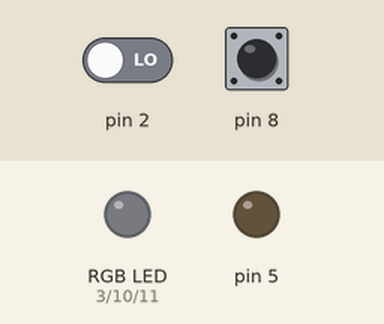
A sketch run on a simulated Arduino Uno, built with avr-gcc and run on an emulated ATmega328P. Parts: an RGB LED mixed from three pins (HIGH = lit), output pins drawn as LEDs (lit = HIGH). Inputs (shaded band) come from the test bench; at power-on: pin 2 LOW, pin 8 HIGH.

Above: at 1.2 s.
1.3 s: pin 2 driven HIGH
At 2.98 s:
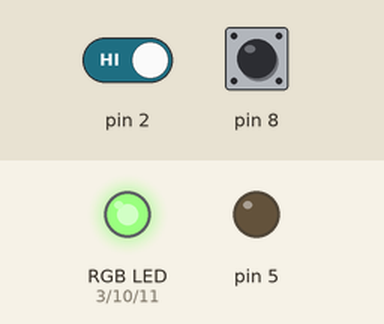
4.3 s: pin 8 pulled LOW for 0.15 s
7.3 s: pin 8 pulsed LOW 2 times (0.12 s each, 0.3 s apart)
At 9.74 s:
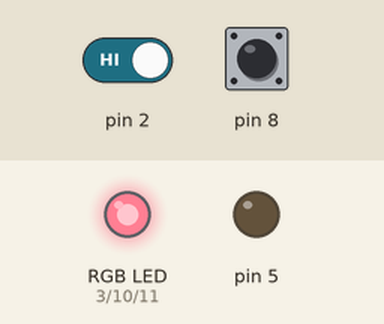
10.9 s: pin 8 pulled LOW for 1 s
13.9 s: pin 8 pulsed LOW 5 times (0.12 s each, 0.3 s apart)
At 17.0 s:
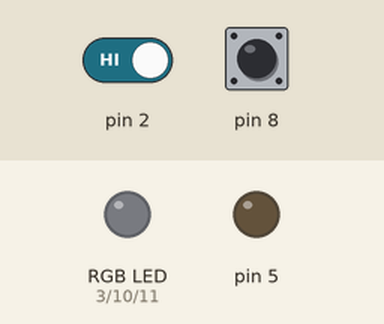
Timing chart, 0 to 18.5 s (numbered marks = the images above; inputs shaded):
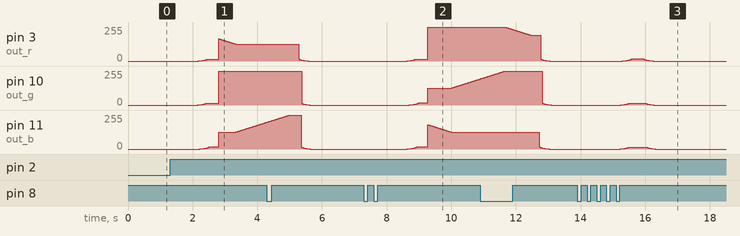

The sketch:

bedroom-lights.ino
```cpp
// give it a name:

#undef DEBUG_BUILD

#ifdef DEBUG_BUILD
#define Dbegin Serial.begin
#define Dprint Serial.print
#define Dprintln Serial.println
#define Ddelay  delay
#else
#define Dbegin(...)
#define Dprint(...)
#define Dprintln(...)
#define Ddelay(...)
#endif


#include "led-blinker.h"
#include "multi-click-detector.h"
#include "extender.h"
#include "color-utils.h"
#include "linear-animator.h"

int led = 5;
int motion_sensor = 2;
int btn = 8;
int out_r = 3;
int out_g = 10;
int out_b = 11;

const float SATURATION = 0.5;
const duration_t STAY_ON = 60 * SECOND;
const duration_t COLOR_LOOP_INTERVAL = 10 * SECOND;
const duration_t MANUAL_OFF_HOLD = 10 * SECOND;
const duration_t FADE_OUT_DURATION = 1.5 * SECOND;
const duration_t FADE_IN_DURATION = 1.5 * SECOND;

enum lights_mode_t { NORMAL = 0, MANUAL_OFF = 1, ALWAYS_ON = 2} lights_mode;
moment_t end_manual_off;

MultiClickDetector dblClick;
LedBlinker ledBlinker;
Extender motionSensor;
LinearAnimator hue;
LinearAnimator intensity;

// the setup routine runs once when you press reset:
void setup() {
  Dbegin(9600);
  Dprintln("Iteration 2");
  Ddelay(2000);

  pinMode(out_r, OUTPUT);
  pinMode(out_g, OUTPUT);
  pinMode(out_b, OUTPUT);
  motionSensor.setup(motion_sensor, STAY_ON);
  hue.setup(true, 0.0f);
  hue.reset(MIN_HUE, MAX_HUE, COLOR_LOOP_INTERVAL);

  intensity.setup(false, 0.00f);
  intensity.reset(0, 0, 1);

  analogWrite(out_r, 0);
  analogWrite(out_g, 0);
  analogWrite(out_b, 0);

  dblClick.setup(btn, 2);
  ledBlinker.setup(led);

  lights_mode = NORMAL;
}

// the loop routine runs over and over again forever:
void loop() {
  ledBlinker.loop();
  dblClick.loop();
  motionSensor.loop();

  lights_mode_t new_mode = (lights_mode_t) dblClick.getClicks();
  switch (new_mode) {
    case MANUAL_OFF:
      Dprintln("mode 1");
      lights_mode = new_mode;
      end_manual_off = millis() + MANUAL_OFF_HOLD;
      intensity.reset(1, 0, FADE_OUT_DURATION, true);
      break;
    case ALWAYS_ON:
      Dprintln("mode 2");
      lights_mode = new_mode;
      intensity.reset(0, 1, FADE_IN_DURATION, true);
      break;
  }
  if (lights_mode == MANUAL_OFF && end_manual_off < millis()) {
    Dprintln("mode 0");
    lights_mode = NORMAL;
  }

  if (lights_mode == NORMAL) {
    switch (motionSensor.stateChange()) {
      case 0:
        Dprintln("GOT 0");
        // analogWrite(led, 0);
        intensity.reset(1, 0, FADE_OUT_DURATION, true);
        break;
      case 1:
        Dprintln("GOT 1");
        // analogWrite(led, 100);
        intensity.reset(0, 1, FADE_IN_DURATION, true);
        break;
      default:
        break;
    }
  } else {
    // consume sensor state changes
    int ignored = motionSensor.stateChange();
    if (ignored != -1) {
      Dprint("IGNORE ");
      Dprintln(ignored);
    }
  }

  float r, g, b;
  hsv2rgb(hue.get(), SATURATION, scale_intensity(intensity.get()), &r, &g, &b);

  analogWrite(out_r, scale(r));
  analogWrite(out_g, scale(g));
  analogWrite(out_b, scale(b));

  Ddelay(100);
}

float scale_intensity(float x) {
  return pow(x, 10);
}

int scale(double x) {
  return x * 255.0;
}

// Arduino build system is stupid
#include "color-utils.cpp"
#include "debouncer.cpp"
#include "extender.cpp"
#include "led-blinker.cpp"
#include "linear-animator.cpp"
#include "multi-click-detector.cpp"
#include "utils.cpp"
```

color-utils.cpp
```cpp
#include "color-utils.h"

const float MIN_HUE = 0.0f;
const float MAX_HUE = 360.0f;

void hsv2rgb(float hue, float saturation, float value,
             float *r, float *g, float *b) {
  float c = value * saturation;
  float h2 = hue / 60.0f;
  float x = c * (1 - abs(fmod(h2, 2) - 1));

  double rgb1[][3] = {
    {c, x, 0},
    {x, c, 0},
    {0, c, x},
    {0, x, c},
    {x, 0, c},
    {c, 0, x},
  };
  float m = value - c;

  int idx = int(h2);
  *r = rgb1[idx][0] + m;
  *g = rgb1[idx][1] + m;
  *b = rgb1[idx][2] + m;
}
```

color-utils.h
```cpp
#ifndef __COLOR_UTILS_H__
#define __COLOR_UTILS_H__

extern const float MIN_HUE;
extern const float MAX_HUE;

// Hue, Saturation, Value to RGB convertor
// Hue in [MIN_HUE, MAX_HUE)
// Saturation in [0, 1]
// Value in [0, 1]
//
// returns Red, Green, Blue in [0, 1]
void hsv2rgb(float hue, float saturation, float value,
             float *r, float *g, float *b);

#endif // __COLOR_UTILS_H__
```

debouncer.cpp
```cpp
#include "debouncer.h"

void Debouncer::setup(int port, unsigned long stability_delay) {
  _port = port;
  _started = 0;
  _change = -1;
  _stability_delay = stability_delay;

  pinMode(_port, INPUT);
  // pull up resistors
  digitalWrite(_port, HIGH);
  _state = digitalRead(_port);
}

void Debouncer::loop() {
  int crnt_state = digitalRead(_port);
  unsigned long now = millis();

  if (_started && now - _started > _stability_delay) {
    _started = 0;
    if (crnt_state != _state) {
      _change = crnt_state;
      _state = crnt_state;
    }
  }

  if (!_started && crnt_state != _state) {
    _started = now;
  }
}

int Debouncer::change() {
  int result = _change;
  _change = -1;
  return result;
}
```

debouncer.h
```cpp
#ifndef __DEBOUNCER_H__
#define __DEBOUNCER_H__

#include "Arduino.h"

class Debouncer {
 public:
  void setup(int port, unsigned long stability_delay = 50);
  void loop();
  int change(); // -1 -- no change. 0 or 1 -- changed to that
 private:
  int _port;
  unsigned long _stability_delay;

  unsigned long _started;
  int _state;
  int _change;
};

#endif // __DEBOUNCER_H__
```

extender.cpp
```cpp
#include "extender.h"

void Extender::setup(int input, duration_t duration) {
  _input = input;
  _duration = duration;
  _state = _prev_state = 0;

  pinMode(_input, INPUT);
}

void Extender::loop() {
  moment_t now = millis();
  int current_state = digitalRead(_input);

  if (_state == 0 && current_state == 1) {
    _state = 1;
  }
  if (current_state == 1) {
    _activated = now;
  }

  if (_state == 1 && current_state == 0 && now - _activated > _duration) {
    _state = 0;
  }
}

int Extender::stateChange() {
  if (_state != _prev_state) {
    _prev_state = _state;
    return _state;
  }
  return -1;
}
```

extender.h
```cpp
#ifndef __EXTENDER_H__
#define __EXTENDER_H__

#include "utils.h"

class Extender {
 public:
  void setup(int input, duration_t duration);
  void loop();
  int stateChange();
 private:
  enum { EXTEND_STATE = 1 };
  int _input;
  int _state;
  int _prev_state;
  duration_t _duration;
  moment_t _activated;
};

#endif // __EXTENDER_H__
```

led-blinker.cpp
```cpp
#include "led-blinker.h"

LedBlinker::LedBlinker() {}

void LedBlinker::setup(int output) {
  _output = output;
  _cycle = 0;
  _last_changed = millis();
  _current_state = LOW;

  pinMode(_output, OUTPUT);
  digitalWrite(_output, _current_state);
}

int LedBlinker::cycle() const { return _cycle; }

void LedBlinker::cycle(int cycle) { _cycle = cycle; }

void LedBlinker::loop() {
  unsigned long now = millis();

  if (_cycle == 0) {
    digitalWrite(_output, LOW);
    _last_changed = now;
    return;
  }

  if (now - _last_changed > _cycle) {
    _current_state = 1 - _current_state;
    digitalWrite(_output, _current_state);
    _last_changed = now;
  }
}
```

led-blinker.h
```cpp
#ifndef __LED_BLINKER_H__
#define __LED_BLINKER_H__

class LedBlinker {
 public:
  LedBlinker();
  void setup(int output);
  void loop();

  // get/set cycle len in ms
  int cycle() const;
  void cycle(int cycle);
 private:
  int _output;
  int _cycle;
  unsigned long _last_changed;
  int _current_state;
};

#endif // __LED_BLINKER_H__
```

linear-animator.cpp
```cpp
#include "linear-animator.h"

void LinearAnimator::setup(bool loop, float cut_ends) {
  _loop = loop;
  _cut_ends = cut_ends;
}

void LinearAnimator::reset(float from, float to, duration_t duration, bool keep_current) {
  if (keep_current) {
    _start = millis() - (get() - from) / (to - from) * duration;
  } else {
    _start = millis();
  }
  _from = from;
  _to = to;
  _duration = duration;
}

float LinearAnimator::get() const {
  moment_t now = millis();
  float coef = getCoef();

  return _from + coef * (_to - _from);
}

float LinearAnimator::getCoef() const {
  float coef = float(millis() - _start) / float(_duration);
  if (_loop) {
    coef = fmod(coef, 1.0);
  }
  if (coef < 0 + _cut_ends) coef = 0.0f;
  if (coef > 1 - _cut_ends) coef = 1.0f;
  return coef;
}
```

linear-animator.h
```cpp
#ifndef __LINEAR_ANIMATOR_H__
#define __LINEAR_ANIMATOR_H__

#include "utils.h"

class LinearAnimator {
 public:
  void setup(bool loop = false, float cut_ends = 0.0f);
  void reset(float from, float to, duration_t duration, bool keep_current = false);
  float get() const;
 private:
  float getCoef() const;
  float _from;
  float _to;
  duration_t _duration;
  moment_t _start;
  bool _loop;
  float _cut_ends;
};

#endif // __LINEAR_ANIMATOR_H__
```

multi-click-detector.cpp
```cpp
// #include "double-click-detector.h"
#include "Arduino.h"

void MultiClickDetector::setup(int port, int max_clicks) {
  _dbc.setup(port, 50);
  _click_num = 0;
  _detected_clicks = 0;
  _max_clicks = max_clicks;
  _fire_after = 0;
}

void MultiClickDetector::loop() {
  unsigned long now = millis();
  _dbc.loop();
  if (_dbc.change() == BTN_INP_DOWN) {
    _fire_after = 0;
    ++ _click_num;
    if (_click_num < _max_clicks) {
      _fire_after = now + MAX_CLICK_DELAY;
    }
    if (_click_num == _max_clicks) {
      _detected_clicks = _max_clicks;
      _click_num = 0;
    }
  }

  if (_click_num && now > _fire_after) {
    _detected_clicks = _click_num;
    _click_num = 0;
  }
}

int MultiClickDetector::getClicks() {
  int result = _detected_clicks;
  _detected_clicks = 0;
  return result;
}
```

multi-click-detector.h
```cpp
#ifndef __MULTI_CLICK_DETECTOR_H__
#define __MULTI_CLICK_DETECTOR_H__

#include "Arduino.h"
#include "debouncer.h"

class MultiClickDetector {
 public:
  void setup(int port, int max_clicks);
  void loop();
  int getClicks();
 private:
  Debouncer _dbc;
  int _click_num;
  int _detected_clicks;
  int _max_clicks;
  unsigned long _fire_after;

  // Assume pull-up resistors
  enum {
    BTN_INP_DOWN = 1
  , BTN_INP_UP = 0
  , MAX_CLICK_DELAY = 500
  };
};

#endif // __MULTI_CLICK_DETECTOR_H__
```

utils.cpp
```cpp
#include "utils.h"

duration_t SECOND = 1000ul;
```

utils.h
```cpp
#ifndef __UTILS_H__
#define __UTILS_H__

typedef unsigned long moment_t;
typedef unsigned long duration_t;

extern duration_t SECOND;

#endif // __UTILS_H__
```

Measured:
- after the input at 1.3 s, pin 3 (out_r): rises from 0/255 to 167/255 in 0.63 s, then falls to 127/255 in 0.52 s; pin 10 (out_g): moves from 0/255 to 255/255 over 0.64 s, starting after 0.86 s; pin 11 (out_b): moves from 0/255 to 201/255 over 2.1 s, starting after 0.92 s
- after the input at 7.3 s, pin 3 (out_r): moves from 0/255 to 255/255 over 0.64 s, starting after 1.3 s; pin 10 (out_g): moves from 0/255 to 196/255 over 2.2 s, starting after 1.4 s; pin 11 (out_b): rises from 0/255 to 182/255 in 0.63 s, then falls to 127/255 in 0.72 s
- after the input at 13.9 s, pin 3 (out_r): rises from 0/255 to 16/255 in 0.30 s, then falls to 0/255 in 0.66 s; pin 10 (out_g): rises from 0/255 to 15/255 in 0.28 s, then falls to 0/255 in 0.75 s; pin 11 (out_b): rises from 0/255 to 15/255 in 0.27 s, then falls to 0/255 in 0.81 s
